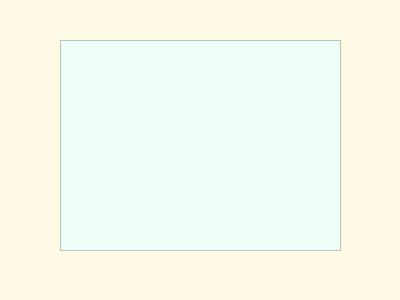
<?xml version="1.0" encoding="UTF-8"?>
<ui version="4.0">
 <class>Dialog1</class>
 <widget class="QDialog" name="Dialog1">
  <property name="geometry">
   <rect>
    <x>0</x>
    <y>0</y>
    <width>400</width>
    <height>300</height>
   </rect>
  </property>
  <property name="windowTitle">
   <string>Dialog</string>
  </property>
  <property name="styleSheet">
   <string notr="true">background-color: rgb(255, 250, 229);</string>
  </property>
  <widget class="QTextEdit" name="textEdit">
   <property name="geometry">
    <rect>
     <x>60</x>
     <y>40</y>
     <width>281</width>
     <height>211</height>
    </rect>
   </property>
   <property name="styleSheet">
    <string notr="true">background-color: rgb(239, 255, 248);
color: rgb(17, 46, 81);
font: 13pt &quot;隶书&quot;;</string>
   </property>
  </widget>
 </widget>
 <resources/>
 <connections/>
</ui>
